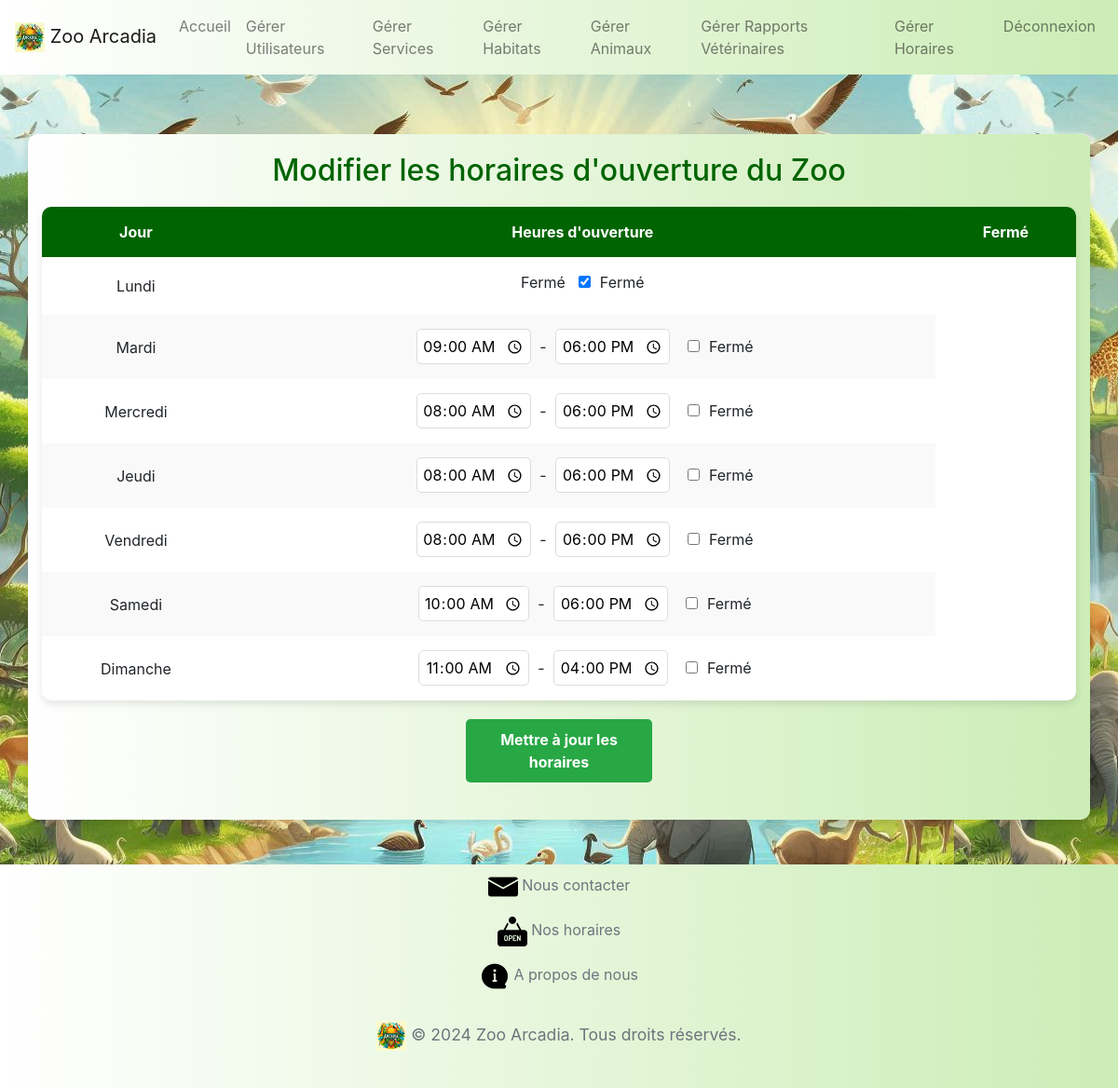
Page /src/views/admin/horaires/zoo_hours.php (signed in) on the earlier database version.
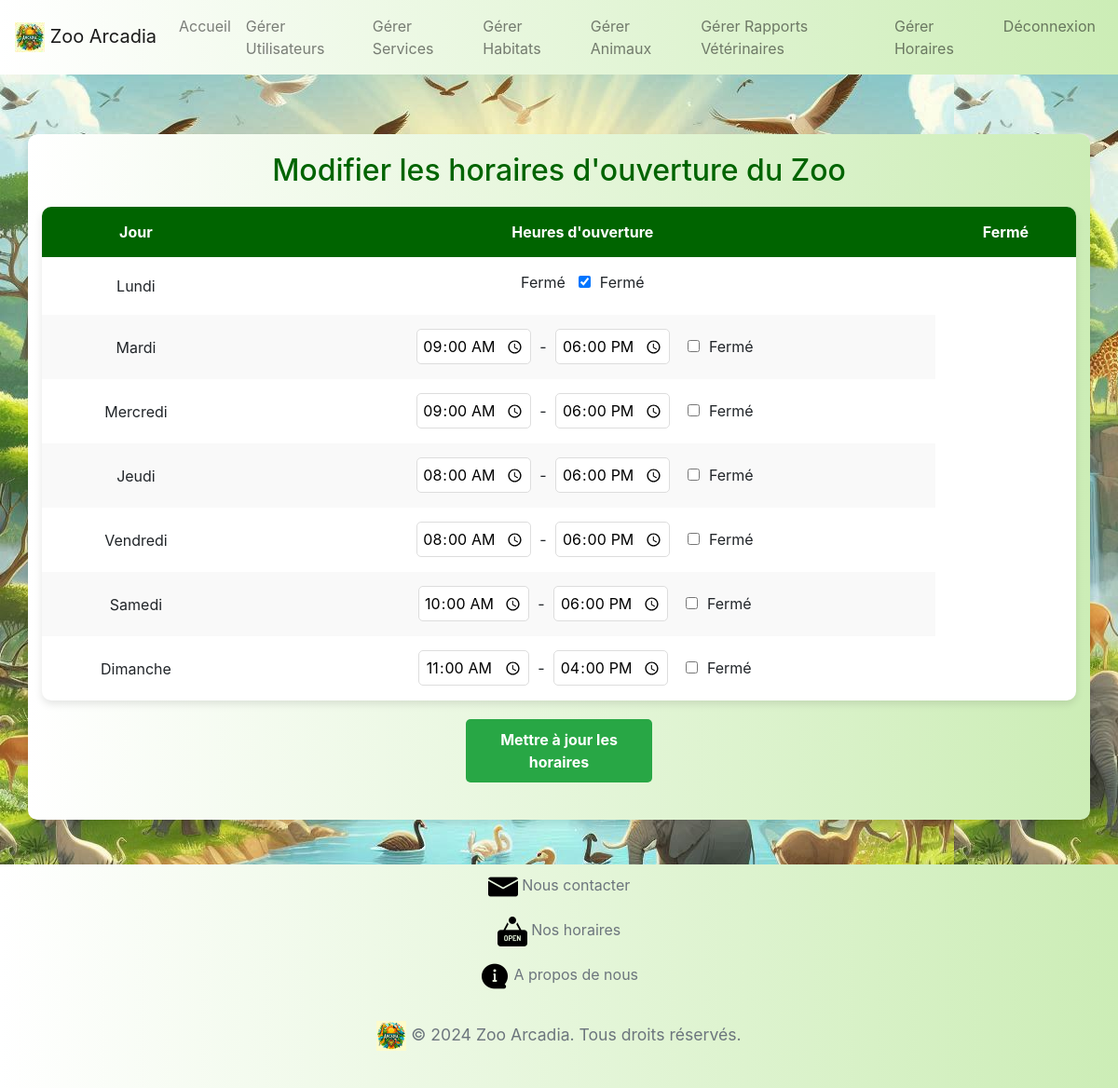
Same page on the later database version.
### tables this page shows
CREATE TABLE `zoo_hours` (
  `id` int(11) NOT NULL,
  `day` varchar(255) NOT NULL,
  `open_time` time NOT NULL,
  `close_time` time NOT NULL,
  `closed` tinyint(1) DEFAULT 0
);

### src/controllers/ZooHoursController.php (called while the page is built, shortened)
<?php
class ZooHoursController {
    private $zooHoursService;
    public function __construct(ZooHoursServiceInterface $zooHoursService) {
        $this->zooHoursService = $zooHoursService;
    }
    public function getAllHours() {
        return $this->zooHoursService->getAllHours();
    }
}

### src/services/ZooHoursService.php (called while the page is built, shortened)
<?php
class ZooHoursService implements ZooHoursServiceInterface {
    private $zooHoursRepository;
    public function __construct(ZooHoursRepositoryInterface $zooHoursRepository) {
        $this->zooHoursRepository = $zooHoursRepository;
    }
    public function getAllHours() {
        return $this->zooHoursRepository->getAllHours();
    }
}

### src/repositories/ZooHoursRepository.php (called while the page is built, shortened)
<?php
class ZooHoursRepository implements ZooHoursRepositoryInterface {
    private $db;
    public function __construct(PDO $db) {
        $this->db = $db;
    }
    public function getAllHours() {
        $stmt = $this->db->prepare("SELECT * FROM zoo_hours ORDER BY id ASC");
        $stmt->execute();
        return $stmt->fetchAll(PDO::FETCH_ASSOC);
    }
}

### src/views/admin/horaires/zoo_hours.php (the view, shortened to what this page needs)
<?php
$dbConnection = new DatabaseConnection();
$conn = $dbConnection->connect();
$zooHoursRepository = new ZooHoursRepository($conn);
$zooHoursService = new ZooHoursService($zooHoursRepository);
$zooHoursController = new ZooHoursController($zooHoursService);
$hours = $zooHoursController->getAllHours();
include '../../../../src/views/templates/header.php';
include '../navbar_admin.php';
?>
<div class="zoo-hours-container mt-5 container">
    <h2 class="zoo-hours-title">Modifier les horaires d'ouverture du Zoo</h2>
    <form method="POST">
        <div class="zoo-hours-table-wrapper">
            <table class="zoo-hours-table">
                <thead class="zoo-hours-table-header">
                    <tr>
                        <th>Jour</th>
                        <th>Heures d'ouverture</th>
                        <th>Fermé</th>
                    </tr>
                </thead>
                <tbody>
                <?php foreach ($hours as $hour): ?>
                    <tr>
                        <td><?php echo htmlspecialchars($hour['day']); ?></td>
                        <td>
                            <?php if ($hour['closed']): ?>
                                Fermé
                            <?php else: ?>
                                <input type="time" name="hours[<?php echo $hour['id']; ?>][open]" value="<?php echo substr($hour['open_time'], 0, 5); ?>" class="zoo-hours-input-time">
                                -
                                <input type="time" name="hours[<?php echo $hour['id']; ?>][close]" value="<?php echo substr($hour['close_time'], 0, 5); ?>" class="zoo-hours-input-time">
                            <?php endif; ?>
                            <input type="checkbox" name="hours[<?php echo $hour['id']; ?>][closed]" value="1" <?php echo $hour['closed'] ? 'checked' : ''; ?> class="zoo-hours-checkbox">
                            <label for="hours[<?php echo $hour['id']; ?>][closed]" class="zoo-hours-label">Fermé</label>
                        </td>
                    </tr>
                    <?php endforeach; ?>
                </tbody>
            </table>
        </div>
        <button type="submit" class="zoo-hours-update-button">Mettre à jour les horaires</button>
    </form>
</div>
<?php include '../../../../src/views/templates/footerconnected.php'; ?>

Differences in the rows shown:
changed zoo_hours "Mercredi": open_time "08:00" → "09:00"
